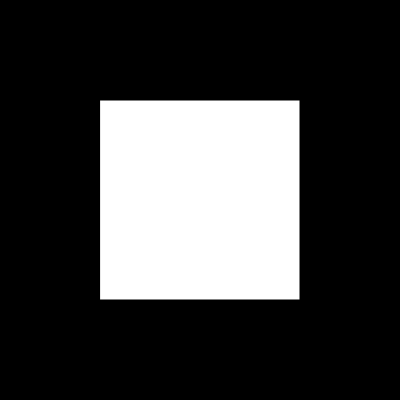
Frame 1 (no input)
Frame 60 (no input): identical to frame 1, image omitted
Frame 120 (the mouse pressed at the canvas centre since frame 60): identical to frame 1, image omitted

The p5.js sketch that drew this single still picture (run headless with seeded random() and noise() and a simulated clock; from frame 60 on, the mouse is pressed at the canvas centre):

// p5.js sketch
// ── sketch.js
function setup() {
    createCanvas(400, 400);
}

function draw() {
    background(0);
    rect(100, 100, 200, 200);
}
// ── ecnn.js
/**
 * An evolutionary convolutional neural network for dreaming up images...
 */
class EvolutionaryCNN {

}
